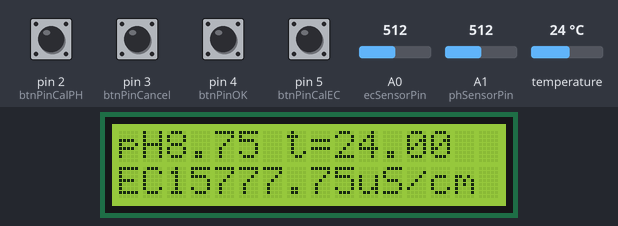
A sketch run on a simulated Arduino Uno, built with avr-gcc and run on an emulated ATmega328P. On the bench: 16×2 character LCD. The test bench sets the inputs (shaded band); at power-on: pin 2 (btnPinCalPH), pin 3 (btnPinCancel), pin 4 (btnPinOK), pin 5 (btnPinCalEC) HIGH, A1 (phSensorPin) = 512, A0 (ecSensorPin) = 512, temperature 24 °C. EEPROM starts erased; what the sketch prints to the serial monitor is not drawn.

Above: at 1.3 s.
1.4 s: pin 2 (btnPinCalPH) pulled LOW for 0.15 s
At 2.1 s:
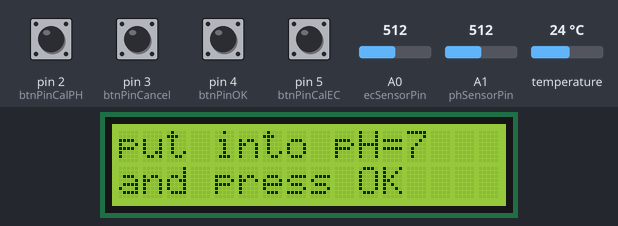
3.0 s: pin 4 (btnPinOK) pulled LOW for 0.15 s
At 4.2 s:
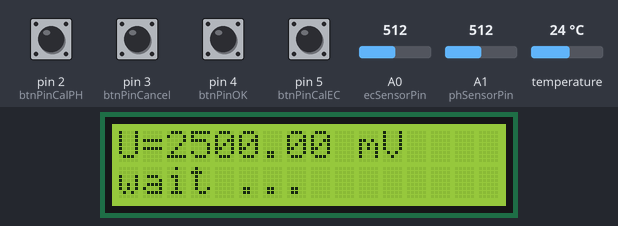
4.6 s: A1 (phSensorPin) set to 438
At 6.0 s:
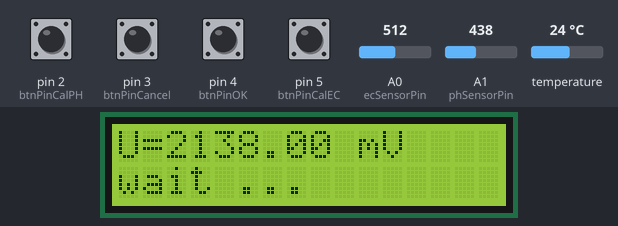
7.1 s: pin 3 (btnPinCancel) pulled LOW for 0.15 s
At 7.7 s:
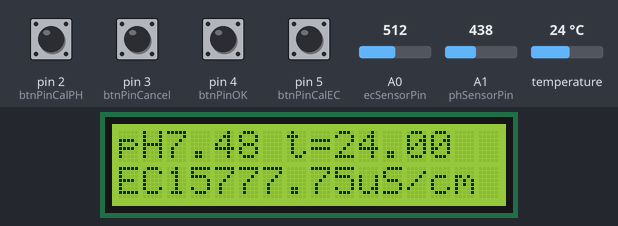
8.7 s: pin 5 (btnPinCalEC) pulled LOW for 0.15 s
At 9.2 s:
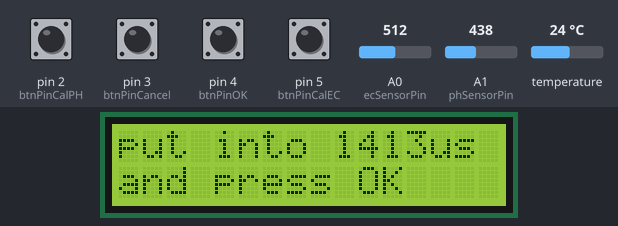
10.3 s: pin 4 (btnPinOK) pulled LOW for 1 s
At 12.1 s:
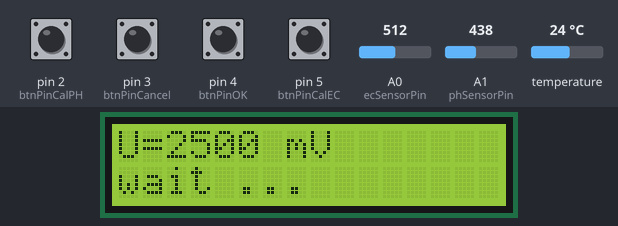
Timing chart, 0 to 13.6 s (numbered marks = the images above; inputs shaded):
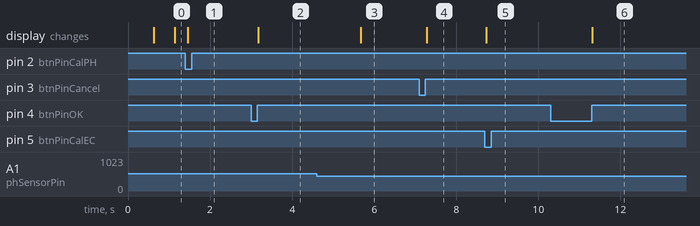

The sketch:

ph_ec.ino
```cpp
#include <EEPROM.h>
#include <OneWire.h>
#include <Wire.h>
#include <LiquidCrystal_I2C.h> // knihovna z https://bitbucket.org/fmalpartida/new-liquidcrystal/downloads

#define EEPROM_write(address, p) {int i = 0; byte *pp = (byte*)&(p);for(; i < sizeof(p); i++) EEPROM.write(address+i, pp[i]);}
#define EEPROM_read(address, p)  {int i = 0; byte *pp = (byte*)&(p);for(; i < sizeof(p); i++) pp[i]=EEPROM.read(address+i);}

//////////////////// nastaveni ////////////////////

const byte phSensorPin = A1;
const byte ecSensorPin = A0;
const byte ds18b20Pin = 10; //1-wire temp sensor

const byte btnPinOK = 4;
const byte btnPinCalPH = 2;
const byte btnPinCalEC = 5;
const byte btnPinCancel = 3;

const unsigned voltageReferenceMiliVolts = 5000;
const unsigned printIntervalMilliSeconds = 500;

unsigned long printTimestamp;

//////////////////// stav programu

enum deviceState {
  stateMeasuring = 1,
  stateCalibratingPH = 2,
  stateCalibratingEC = 3,
} deviceState = stateMeasuring;

enum buttonPressed {
  btnNone,
  btnOK,
  btnCancel,
  btnCalibratePH,
  btnCalibrateEC,
} buttonPressed = btnNone;

unsigned long debounceTimestamp;
const unsigned debounceInterval = 50;

//////////////////// promenne k ph ////////////////////

enum phCalibrationState {
  phcsDone,
  phcsUse7,
  phcsCalibrating7,
  phcsUse4,
  phcsCalibrating4,
} phCalibrationState;

const unsigned phSampleCount = 30;           // sum of sample point
int phSampleBuffer[phSampleCount];    //store the sample voltage
int phSampleBufferIndex = 0;

const unsigned phEepromSlopeAddress = 0;     // (slope of the ph probe)store at the beginning of the EEPROM. The slope is a float number,occupies 4 bytes.
const unsigned phEepromInterceptAddress = phEepromSlopeAddress+4; //phEepromSlopeAddress+sizeof(float)?
float phSlope = 3.5;
float phIntercept = 0.0;
float phAverageVoltage; //FIXME proc je to float?

int phCalVoltage7;
int phCalVoltage4;
const unsigned phCalibrationWaitInterval = 15 * 1000; //wait 15 seconds before reading buffer solution voltage
unsigned long phCalibrationWaitStart;

const unsigned phSampleInterval = 40;
unsigned long phSampleTimestamp;


//////////////////// promenne k ec+temp ////////////////////
enum {
  tempCommandStartConvert = 0,
  tempCommandReadTemperature = 1,
};

enum ecCalibrationState {
  eccsDone,
  eccsUseA,
  eccsCalibratingA,
  eccsUseB,
  eccsCalibratingB,
} ecCalibrationState;

const byte ecSampleCount = 20;     //the number of sample times
unsigned int ecSampleBuffer[ecSampleCount];      // the readings from the analog input
byte ecSampleBufferIndex = 0;                  // the index of the current reading
unsigned long ecAnalogValueTotal = 0;                  // the running total
unsigned int ecAnalogAverage = 0, ecAverageVoltage = 0;             // the average
float tempCurrent, ecCurrent;

const unsigned ecSampleInterval = 25;
const unsigned tempSampleInterval = 850;
unsigned long ecSampleTimestamp, tempSampleTime;

const unsigned ecEepromSlopeAddress = phEepromInterceptAddress+4;
const unsigned ecEepromInterceptAddress = ecEepromSlopeAddress+4;
const unsigned ecEepromCalibratedTempAddress = ecEepromInterceptAddress+4;
float ecSlope = 6.84;
float ecIntercept = -64.32;
float ecCalibratedTemp = 25.0;

const unsigned ecCalConductivityA = 1413;  // us/cm
const unsigned ecCalConductivityB = 12880; // us/cm
int ecCalVoltageA;
int ecCalVoltageB;
const unsigned ecCalibrationWaitInterval = 15 * 1000;
unsigned long ecCalibrationWaitStart;

//Temperature chip i/o
OneWire tempSensor(ds18b20Pin);

// vytvoří objekt lcd a nastaví jeho adresu
// 0x20 a 16 zanků na 2 řádcích
LiquidCrystal_I2C lcd(0x27, 2, 1, 0, 4, 5, 6, 7);

//////////////////// funkce k ph ////////////////////

int getMedianNum(int bArray[], int iFilterLen)
{
  int bTab[iFilterLen];
  for (byte i = 0; i < iFilterLen; i++)
  {
    bTab[i] = bArray[i];
  }
  int i, j, bTemp;
  for (j = 0; j < iFilterLen - 1; j++)
  {
    for (i = 0; i < iFilterLen - j - 1; i++)
    {
      if (bTab[i] > bTab[i + 1])
      {
        bTemp = bTab[i];
        bTab[i] = bTab[i + 1];
        bTab[i + 1] = bTemp;
      }
    }
  }
  if ((iFilterLen & 1) > 0) {
    bTemp = bTab[(iFilterLen - 1) / 2];
  } else {
    bTemp = (bTab[iFilterLen / 2] + bTab[iFilterLen / 2 - 1]) / 2;
  }
  return bTemp;
}

void SamplePH() {
  phSampleBuffer[phSampleBufferIndex] = analogRead(phSensorPin) / 1024.0 * voltageReferenceMiliVolts; //read the voltage and store into the buffer,every 40ms
  phSampleBufferIndex++;
  if (phSampleBufferIndex == phSampleCount) {
    phSampleBufferIndex = 0;
  }
  phAverageVoltage = getMedianNum(phSampleBuffer, phSampleCount);  // read the stable value by the median filtering algorithm
}

void SetupPH()
{
    EEPROM_read(phEepromSlopeAddress, phSlope);
    EEPROM_read(phEepromInterceptAddress, phIntercept);
    if(EEPROM.read(phEepromSlopeAddress)==0xFF && EEPROM.read(phEepromSlopeAddress+1)==0xFF && EEPROM.read(phEepromSlopeAddress+2)==0xFF && EEPROM.read(phEepromSlopeAddress+3)==0xFF)
    {
      phSlope = 3.5; //but why?
      EEPROM_write(phEepromSlopeAddress, phSlope);
    }
    if(EEPROM.read(phEepromInterceptAddress)==0xFF && EEPROM.read(phEepromInterceptAddress+1)==0xFF && EEPROM.read(phEepromInterceptAddress+2)==0xFF && EEPROM.read(phEepromInterceptAddress+3)==0xFF)
    {
      phIntercept = 0;
      EEPROM_write(phEepromInterceptAddress, phIntercept);
    }
}

void PHCalibrationRefresh()
{
  switch(phCalibrationState)
  {
  case phcsUse7:
    lcd.clear();
    lcd.print("put into pH=7");
    lcd.setCursor(0, 1);
    lcd.print("and press OK");
    break;
  case phcsCalibrating7:
    if (waited_for(phCalibrationWaitInterval, &phCalibrationWaitStart))
    {
      phCalVoltage7 = phAverageVoltage;
      phCalibrationState = phcsUse4;
    }
    else
    {
      lcd.clear();
      lcd.print("U=");
      lcd.print(phAverageVoltage);
      lcd.print(" mV");
      lcd.setCursor(0, 1);
      lcd.print("wait ...");
    }
    break;
  case phcsUse4:
    lcd.clear();
    lcd.print("put into pH=4");
    lcd.setCursor(0, 1);
    lcd.print("and press OK");
    break;
  case phcsCalibrating4:
    if (waited_for(phCalibrationWaitInterval, &phCalibrationWaitStart))
    {
      phCalVoltage4 = phAverageVoltage;

      // spocitat parametry a ulozit do pameti
      phSlope = -3.0 / ((phCalVoltage4 - phCalVoltage7)/1000.0); //(4 - 7) / (U_4 - U_7)
      phIntercept = 7 - phSlope * (phCalVoltage7/1000.0);
      EEPROM_write(phEepromSlopeAddress, phSlope);
      EEPROM_write(phEepromInterceptAddress, phIntercept);

      phCalibrationState = phcsDone;
      phCalibrationWaitStart = millis();
    }
    else
    {
      lcd.clear();
      lcd.print("U=");
      lcd.print(phAverageVoltage);
      lcd.print(" mV");
      lcd.setCursor(0, 1);
      lcd.print("wait ...");
    }
    break;
  case phcsDone:
    // po pul seknude se vratit to rezimu mereni
    if (waited_for(2500, &phCalibrationWaitStart))
    {
      deviceState = stateMeasuring;
    }
    else
    {
      lcd.clear();
      lcd.print("Calibration done");
      lcd.setCursor(0, 1);
      lcd.print("sl: ");
      lcd.print(phSlope);
      lcd.print(" in: ");
      lcd.print(phIntercept);
    }
    break;
  }
}

void PHCalibrationButtonPressed(int btn) //why the FUCK can't i use enum buttonPressed instead of int?
{
  if (btn == btnCancel)
  {
    deviceState = stateMeasuring;
    return;
  }

  if (btn != btnOK)
  {
    return;
  }

  switch(phCalibrationState)
  {
  case phcsUse7:
    phCalibrationState = phcsCalibrating7;
    phCalibrationWaitStart = millis();
    break;
  case phcsUse4:
    phCalibrationState = phcsCalibrating4;
    phCalibrationWaitStart = millis();
    break;
  }
}

//////////////////// funkce k ec+temp ////////////////////
void SetupEC() {
  for (byte thisReading = 0; thisReading < ecSampleCount; thisReading++)
    ecSampleBuffer[thisReading] = 0;
  TempProcess(tempCommandStartConvert);   //let the DS18B20 start the convert
}

void SampleEC() {    // subtract the last reading:
  ecAnalogValueTotal = ecAnalogValueTotal - ecSampleBuffer[ecSampleBufferIndex];
  // read from the sensor:
  ecSampleBuffer[ecSampleBufferIndex] = analogRead(ecSensorPin);
  Serial.println(ecSampleBuffer[ecSampleBufferIndex]);
  // add the reading to the total:
  ecAnalogValueTotal = ecAnalogValueTotal + ecSampleBuffer[ecSampleBufferIndex];
  // advance to the next position in the array:
  ecSampleBufferIndex = ecSampleBufferIndex + 1;
  // if we're at the end of the array...
  if (ecSampleBufferIndex >= ecSampleCount)
    // ...wrap around to the beginning:
    ecSampleBufferIndex = 0;
  // calculate the average:
  ecAnalogAverage = ecAnalogValueTotal / ecSampleCount;
  ecAverageVoltage = ecAnalogAverage * (float)5000 / 1024;
}

void SampleTemp() {
  tempCurrent = TempProcess(tempCommandReadTemperature);  // read the current temperature from the  DS18B20
  TempProcess(tempCommandStartConvert);                   //after the reading,start the convert for next reading
}

void ComputeEC() {
  float TempCoefficient = 1.0 + 0.0185 * (tempCurrent - 25.0); //temperature compensation formula: fFinalResult(25^C) = fFinalResult(current)/(1.0+0.0185*(fTP-25.0));
  float CoefficientVolatge = (float)ecAverageVoltage / TempCoefficient;
  if (CoefficientVolatge < 150)Serial.println("No solution!"); //25^C 1413us/cm<-->about 216mv  if the voltage(compensate)<150,that is <1ms/cm,out of the range
  else if (CoefficientVolatge > 3300)Serial.println("Out of the range!"); //>20ms/cm,out of the range
  else
  {
    if (CoefficientVolatge <= 448)ecCurrent = 6.84 * CoefficientVolatge - 64.32; //1ms/cm<EC<=3ms/cm
    else if (CoefficientVolatge <= 1457)ecCurrent = 6.98 * CoefficientVolatge - 127; //3ms/cm<EC<=10ms/cm
    else ecCurrent = 5.3 * CoefficientVolatge + 2278;                     //10ms/cm<EC<20ms/cm
    //ecCurrent /= 1000;  //convert us/cm to ms/cm
    Serial.print(ecCurrent, 2); //two decimal
    Serial.println("us/cm");
  }
}

/*
  ch=0,let the DS18B20 start the convert;ch=1,MCU read the current temperature from the DS18B20.
*/
float TempProcess(int command)
{
  //returns the temperature from one DS18B20 in DEG Celsius
  static byte data[12];
  static byte addr[8];
  static float TemperatureSum;
  if (command == tempCommandStartConvert) {
    if ( !tempSensor.search(addr)) {
      Serial.println("no more sensors on chain, reset search!");
      tempSensor.reset_search();
      return 0;
    }
    if ( OneWire::crc8( addr, 7) != addr[7]) {
      Serial.println("CRC is not valid!");
      return 0;
    }
    if ( addr[0] != 0x10 && addr[0] != 0x28) {
      Serial.print("Device is not recognized!");
      return 0;
    }
    tempSensor.reset();
    tempSensor.select(addr);
    tempSensor.write(0x44, 1); // start conversion, with parasite power on at the end
  }
  else if(command == tempCommandReadTemperature) {
    byte present = tempSensor.reset();
    tempSensor.select(addr);
    tempSensor.write(0xBE); // Read Scratchpad
    for (int i = 0; i < 9; i++) { // we need 9 bytes
      data[i] = tempSensor.read();
    }
    tempSensor.reset_search();
    byte MSB = data[1];
    byte LSB = data[0];
    float tempRead = ((MSB << 8) | LSB); //using two's compliment
    TemperatureSum = tempRead / 16;
  } else {
    Serial.println("Unknown command!");
  }
  return TemperatureSum;
}

void ECCalibrationRefresh()
{
  switch(ecCalibrationState)
  {
  case eccsUseA:
    lcd.clear();
    lcd.print("put into ");
    lcd.print(ecCalConductivityA);
    lcd.print("us");
    lcd.setCursor(0, 1);
    lcd.print("and press OK");
    break;
  case eccsCalibratingA:
    if (waited_for(ecCalibrationWaitInterval, &ecCalibrationWaitStart))
    {
      ecCalVoltageA = ecAverageVoltage;
      ecCalibrationState = eccsUseB;
    }
    else
    {
      lcd.clear();
      lcd.print("U=");
      lcd.print(ecAverageVoltage);
      lcd.print(" mV");
      lcd.setCursor(0, 1);
      lcd.print("wait ...");
    }
    break;
  case eccsUseB:
    lcd.clear();
    lcd.print("put into ");
    lcd.print(ecCalConductivityB);
    lcd.print("us");
    lcd.setCursor(0, 1);
    lcd.print("and press OK");
    break;
  case eccsCalibratingB:
    if (waited_for(ecCalibrationWaitInterval, &ecCalibrationWaitStart))
    {
      ecCalVoltageB = ecAverageVoltage;

      // spocitat parametry a ulozit do pameti
      ecSlope = (ecCalConductivityB - ecCalConductivityA) / ((ecCalVoltageB - ecCalVoltageA)/1000.0);
      ecIntercept = ecCalConductivityA - ecSlope * (ecCalVoltageA/1000.0);
      ecCalibratedTemp = tempCurrent;
      EEPROM_write(ecEepromSlopeAddress, ecSlope);
      EEPROM_write(ecEepromInterceptAddress, ecIntercept);
      EEPROM_write(ecEepromCalibratedTempAddress, ecCalibratedTemp);

      ecCalibrationState = eccsDone;
      ecCalibrationWaitStart = millis();
    }
    else
    {
      lcd.clear();
      lcd.print("U=");
      lcd.print(ecAverageVoltage);
      lcd.print(" mV");
      lcd.setCursor(0, 1);
      lcd.print("wait ...");
    }
    break;
  case eccsDone:
    // po pul seknude se vratit to rezimu mereni
    if (waited_for(2500, &ecCalibrationWaitStart))
    {
      deviceState = stateMeasuring;
    }
    else
    {
      lcd.clear();
      lcd.print("Calibration done");
      lcd.setCursor(0, 1);
      lcd.print("sl: ");
      lcd.print(ecSlope);
      lcd.print(" in: ");
      lcd.print(ecIntercept);
      lcd.print(" t: ");
      lcd.print(ecCalibratedTemp);
    }
    break;
  }
}

void ECCalibrationButtonPressed(int btn)
{
  if (btn == btnCancel)
  {
    deviceState = stateMeasuring;
    return;
  }

  if (btn != btnOK)
  {
    return;
  }

  switch(ecCalibrationState)
  {
  case eccsUseA:
    ecCalibrationState = eccsCalibratingA;
    ecCalibrationWaitStart = millis();
    break;
  case eccsUseB:
    ecCalibrationState = eccsCalibratingB;
    ecCalibrationWaitStart = millis();
    break;
  }
}

//////////////////// dalsi funkce ////////////////////
void PrintValues() {
  float phCurrent = phAverageVoltage / 1000.0 * phSlope + phIntercept;
  ComputeEC();

  Serial.print("Voltage:");
  Serial.print(phAverageVoltage);
  Serial.println("mV");

  Serial.print("pH:");              // in normal mode, print the ph value to user
  Serial.println(phCurrent);

  lcd.clear();
  lcd.print("pH");
  lcd.print(phCurrent);
  lcd.print(" t=");
  lcd.print(tempCurrent);
  lcd.setCursor(0, 1);
  lcd.print("EC");
  lcd.print(ecCurrent);
  lcd.print("uS/cm");
}


bool waited_for(const unsigned interval, unsigned long *timestamp)
{
  if (*timestamp == 0)
  {
    *timestamp = millis();
  }

  if (millis() - *timestamp >= interval)
  {
    *timestamp = millis();
    return true;
  }
  return false;
}

void setup() {
  Serial.begin(115200);
  lcd.begin(16,2);
  lcd.backlight();
  pinMode(btnPinOK, INPUT_PULLUP);
  pinMode(btnPinCalPH, INPUT_PULLUP);
  pinMode(btnPinCalEC, INPUT_PULLUP);
  pinMode(btnPinCancel, INPUT_PULLUP);
  ///////////////////// inicializovat ph /////////////////////
  SetupPH();

  ///////////////////// inicializovat ec+teplotu /////////////////////
  SetupEC();
}


void loop() {
  //////////////////// nacist ph ////////////////////
  if(waited_for(phSampleInterval, &phSampleTimestamp))
  {
    SamplePH();
  }

  //////////////////// nacist ec+teplotu ////////////////////
  /*
    Every once in a while,sample the analog value and calculate the average.
  */
  if(waited_for(ecSampleInterval, &ecSampleTimestamp))
  {
    SampleEC();
  }
  /*
    Every once in a while,MCU read the temperature from the DS18B20 and then let the DS18B20 start the convert.
    Attention:The interval between start the convert and read the temperature should be greater than 750 millisecond,or the temperature is not accurate!
  */
  if(waited_for(tempSampleInterval, &tempSampleTime))
  {
    SampleTemp();
  }

  buttonPressed = btnNone;
  // TODO zjistit jestli bylo stisknuto tlacitko a ulozit do buttonPressed
  if (digitalRead(btnPinOK) == LOW) {
    buttonPressed = btnOK;
  } else if (digitalRead(btnPinCalPH) == LOW) {
    buttonPressed = btnCalibratePH;
  } else if (digitalRead(btnPinCalEC) == LOW) {
    buttonPressed = btnCalibrateEC;
  } else if (digitalRead(btnPinCancel) == LOW) {
    buttonPressed = btnCancel;
  }

  if (buttonPressed != btnNone)
  {
    switch(deviceState)
    {
    case stateMeasuring:
      if (buttonPressed == btnCalibratePH) {
        deviceState = stateCalibratingPH;
        phCalibrationState = phcsUse7;
        PHCalibrationRefresh();
      } else if (buttonPressed == btnCalibrateEC) {
        deviceState = stateCalibratingEC;
        ecCalibrationState = eccsUseA;
        ECCalibrationRefresh();
      }
      break;
    case stateCalibratingPH:
      PHCalibrationButtonPressed(buttonPressed);
      break;
    case stateCalibratingEC:
      ECCalibrationButtonPressed(buttonPressed);
      break;
    }
  }
  else
  {
    switch(deviceState)
    {
    case stateMeasuring:
      //////////////////// vypsat na seriak ////////////////////
      if(waited_for(printIntervalMilliSeconds, &printTimestamp))
      {
        PrintValues();
      }
      break;
    case stateCalibratingPH:
      if(waited_for(printIntervalMilliSeconds, &printTimestamp))
      {
        PHCalibrationRefresh();
      }
      break;
    case stateCalibratingEC:
      if(waited_for(printIntervalMilliSeconds, &printTimestamp))
      {
        ECCalibrationRefresh();
      }
      break;
    }
  }
}
```

Measured:
- after the input at 1.4 s, the display: changes after 0.05 s (image 1)
- after the input at 3.0 s, the display: changes after 0.17 s (image 2)
- after the input at 4.6 s, the display: changes after 1.1 s (image 3)
- after the input at 7.1 s, the display: changes after 0.18 s (image 4)
- after the input at 8.7 s, the display: changes at once (image 5)
- after the input at 10.3 s, the display: changes after 1.0 s (image 6)
